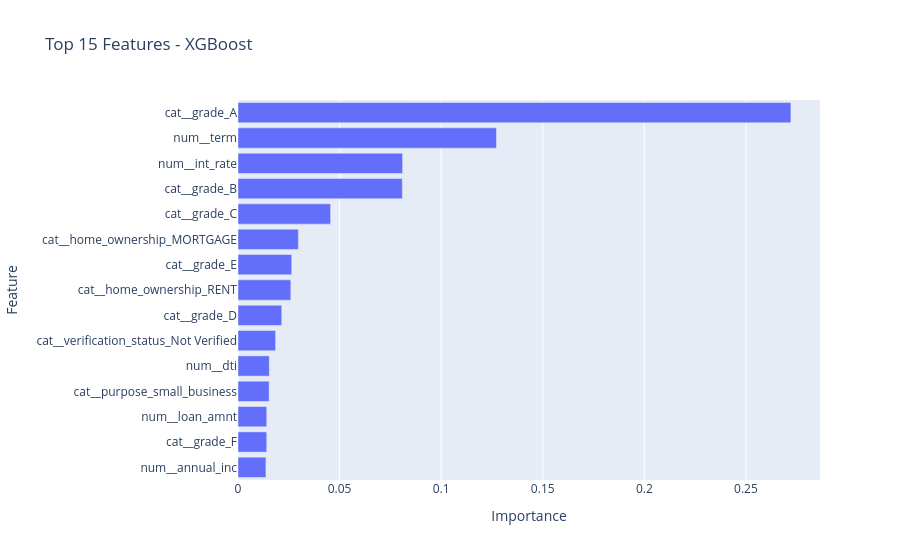

The notebook cell this image was saved under:
### Code cell
top15 = importance.head(15)

fig = px.bar(
    top15.sort_values("Importance"),
    x="Importance",
    y="Feature",
    orientation="h",
    title="Top 15 Features - XGBoost"
)

fig.show()

### Figure 1 — Plotly figure (JSON) as saved in the notebook; plotly's stock layout.template omitted (floating-point values rounded to 4 significant figures)
{"data": [{"hovertemplate": "Importance=%{x}<br>Feature=%{y}<extra></extra>", "legendgroup": "", "marker": {"color": "#636efa", "pattern": {"shape": ""}}, "name": "", "orientation": "h", "showlegend": false, "textposition": "auto", "type": "bar", "x": [0.01375, 0.01415, 0.01415, 0.01532, 0.0154, 0.01851, 0.02154, 0.026, 0.02643, 0.02971, 0.04557, 0.08089, 0.08102, 0.1272, 0.2721], "xaxis": "x", "y": ["num__annual_inc", "cat__grade_F", "num__loan_amnt", "cat__purpose_small_business", "num__dti", "cat__verification_status_Not Verified", "cat__grade_D", "cat__home_ownership_RENT", "cat__grade_E", "cat__home_ownership_MORTGAGE", "cat__grade_C", "cat__grade_B", "num__int_rate", "num__term", "cat__grade_A"], "yaxis": "y"}], "layout": {"barmode": "relative", "legend": {"tracegroupgap": 0}, "title": {"text": "Top 15 Features - XGBoost"}, "xaxis": {"anchor": "y", "domain": [0, 1], "title": {"text": "Importance"}}, "yaxis": {"anchor": "x", "domain": [0, 1], "title": {"text": "Feature"}}}}
